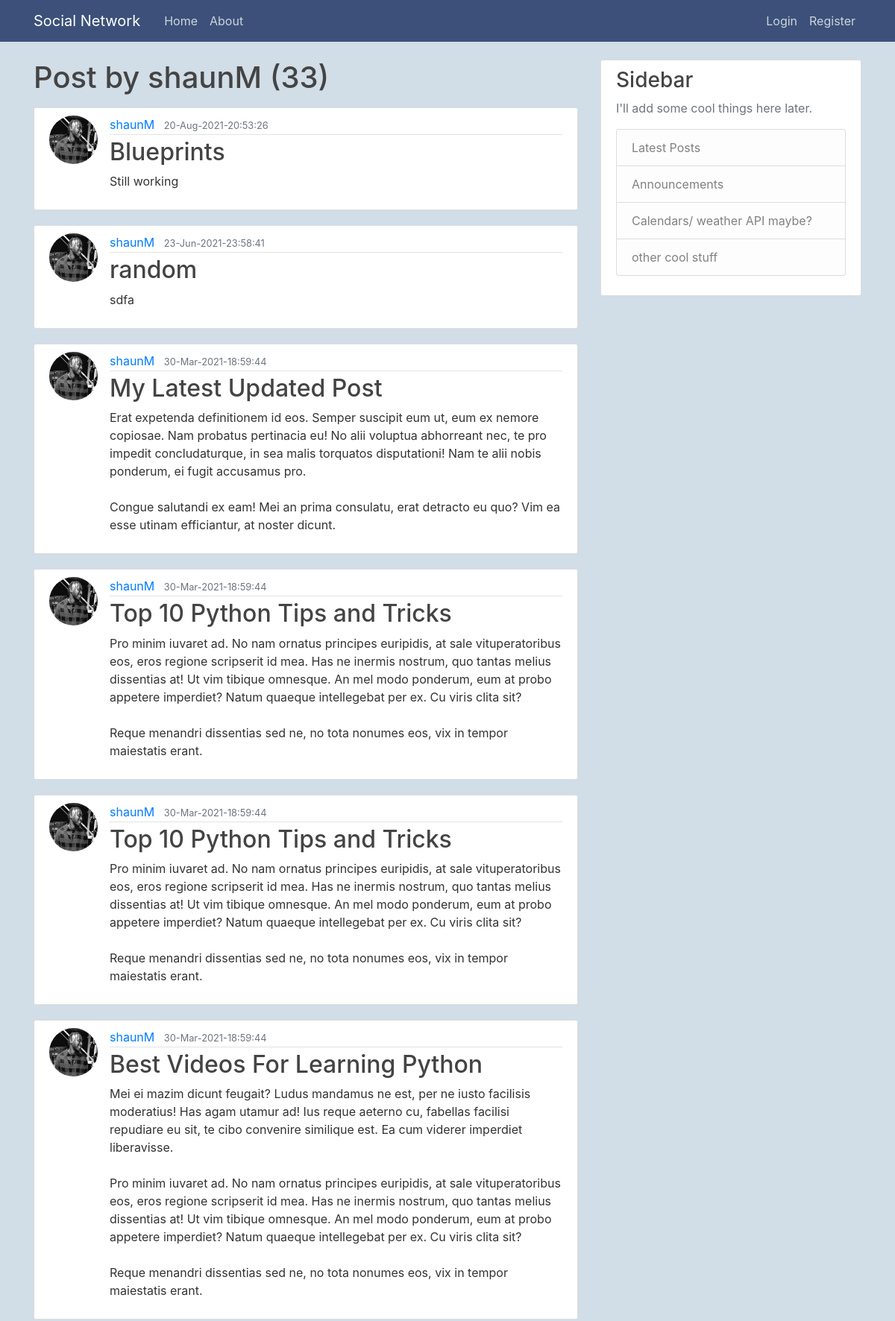
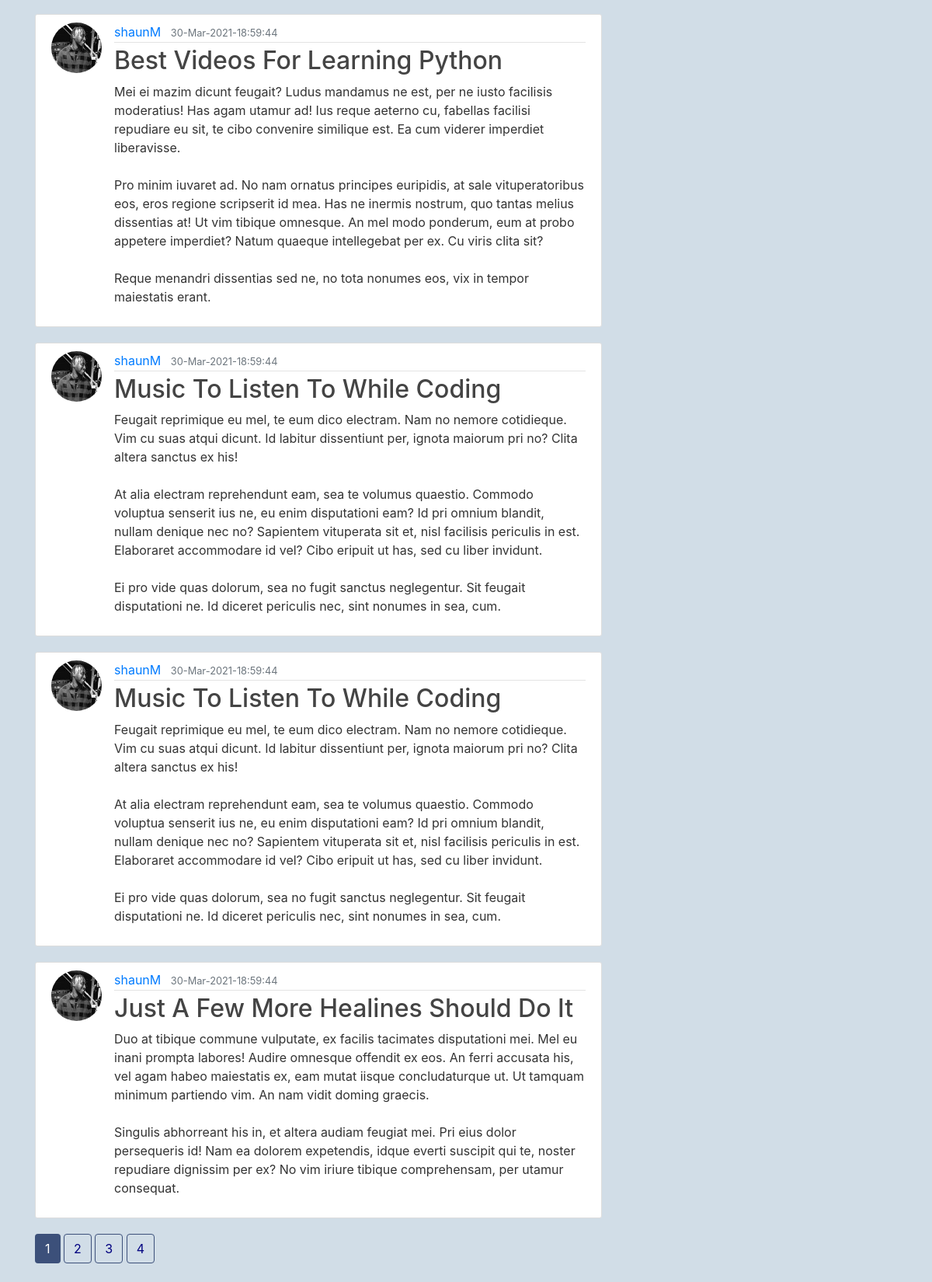
The page /user/shaunM on the database its author committed (2 pictures, top to bottom).
### flaskblog/models.py (models this page shows, shortened)
class User(db.Model, UserMixin): # the table name automatically set to 'user', however this can be chenged
    id = db.Column(db.Integer, primary_key=True)
    username = db.Column(db.String(20), unique=True, nullable=False)
    email = db.Column(db.String(120), unique=True, nullable=False)
    image_file = db.Column(db.String(20), nullable=False, default='default.jpg')
    password = db.Column(db.String(60), nullable=False)
    posts = db.relationship('Post', backref='author', lazy=True) #backref creates 'author' column for every user who creates a posts;

class Post(db.Model):
    id = db.Column(db.Integer, primary_key=True)
    title = db.Column(db.String(100), nullable=False)
    date_posted = db.Column(db.DateTime, nullable=False, default=datetime.utcnow)
    content = db.Column(db.Text, nullable=False)
    user_id = db.Column(db.Integer, db.ForeignKey('user.id'), nullable=False)

### flaskblog/users/routes.py (the view)
@users.route("/user/<string:username>")
def user_posts(username):
    page = request.args.get('page', 1, type=int)
    user = User.query.filter_by(username=username).first_or_404()
    posts = Post.query.filter_by(author=user)\
            .order_by(Post.date_posted.desc())\
            .paginate(page=page, per_page=10)
    return render_template('user_posts.html', posts=posts, user=user)

### flaskblog/templates/user_posts.html
{% extends 'layout.html' %}
{% block content %}
    <h1 class="mb-3">Post by {{user.username}} ({{ posts.total }})</h1>
    {% for post in posts.items %}
        <article class="media content-section">
            <img class="rounded-circle article-img" src="{{ url_for('static', filename='profile-pics/' + post.author.image_file) }}">
            <div class="media-body">
                <div class="article-metadata">
                    <a class="mr-2" href="{{ url_for('users.user_posts', username=post.author.username) }} ">{{ post.author.username }}</a>
                    <small class="text-muted">{{ post.date_posted.strftime('%d-%b-%Y-%X') }}</small>
                </div>
                <h2><a class="article-title" href="{{ url_for('posts.post', post_id=post.id) }}">{{ post.title }}</a></h2>
                <p class="article-content">{{ post.content }}</p>
            </div>
        </article>
    {% endfor %}
    {% for page_num in posts.iter_pages(left_edge=1, right_edge=2, left_current=1, right_current=2) %}
        {% if page_num %}
            {% if posts.page == page_num %}
                <a class="btn btn-outline-info mb-4" style="background-color: #3c507a; border-color: transparent; color: white" href="{{ url_for('users.user_posts', username=user.username, page=page_num) }}">{{ page_num }}</a>
            {% else %}
                <a class="btn btn-info mb-4" style="background-color: #D1DDE7; color: navy; border-color: #3c507a" href="{{ url_for('users.user_posts', username=user.username,  page=page_num) }}">{{ page_num }}</a>
            {% endif %}
        {% else %}
            ...
        {% endif %}
    {% endfor %}
{% endblock content %}

### flaskblog/static/main.css (style rules this page uses)
body { background: #f8f2f2; color: #333333; margin-top: 5rem; }
h1, h2, h3, h4, h5, h6 { color: #444444; }
.content-section { background: #ffffff; padding: 10px 20px; border: 1px solid #dddddd; border-radius: 3px; margin-bottom: 20px; }
.article-title { color: #444444; }
.article-content { white-space: pre-line; }
.article-img { height: 65px; width: 65px; margin-right: 16px; }
.article-metadata { padding-bottom: 1px; margin-bottom: 4px; border-bottom: 1px solid #e3e3e3 }

### rows shown on the page
User: username "shaunM"
Post: image_file (picture), author.username "shaunM", date_posted "20-Aug-2021-20:53:26", title "Blueprints", content "Still working"
Post: image_file (picture), author.username "shaunM", date_posted "23-Jun-2021-23:58:41", title "random", content "sdfa"
Post: image_file (picture), author.username "shaunM", date_posted "30-Mar-2021-18:59:44", title "My Latest Updated Post", content "Erat expetenda definitionem id eos. Semper suscipit eum ut, eum ex nemore copiosae. Nam probatus pertinacia eu! No alii voluptua abhorreant nec, te pro impedit concludaturque, in sea malis torquatos disputationi! Nam te alii nobis ponderum, ei fugit accusamus pro. Congue salutandi ex eam! Mei an prima consulatu, erat detracto eu quo? Vim ea esse utinam efficiantur, at noster dicunt."
Post: image_file (picture), author.username "shaunM", date_posted "30-Mar-2021-18:59:44", title "Top 10 Python Tips and Tricks", content "Pro minim iuvaret ad. No nam ornatus principes euripidis, at sale vituperatoribus eos, eros regione scripserit id mea. Has ne inermis nostrum, quo tantas melius dissentias at! Ut vim tibique omnesque. An mel modo ponderum, eum at probo appetere imperdiet? Natum quaeque intellegebat per ex. Cu viris clita sit? Reque menandri dissentias sed ne, no tota nonumes eos, vix in tempor maiestatis erant."
Post: image_file (picture), author.username "shaunM", date_posted "30-Mar-2021-18:59:44", title "Top 10 Python Tips and Tricks", content "Pro minim iuvaret ad. No nam ornatus principes euripidis, at sale vituperatoribus eos, eros regione scripserit id mea. Has ne inermis nostrum, quo tantas melius dissentias at! Ut vim tibique omnesque. An mel modo ponderum, eum at probo appetere imperdiet? Natum quaeque intellegebat per ex. Cu viris clita sit? Reque menandri dissentias sed ne, no tota nonumes eos, vix in tempor maiestatis erant."
Post: image_file (picture), author.username "shaunM", date_posted "30-Mar-2021-18:59:44", title "Best Videos For Learning Python", content "Mei ei mazim dicunt feugait? Ludus mandamus ne est, per ne iusto facilisis moderatius! Has agam utamur ad! Ius reque aeterno cu, fabellas facilisi repudiare eu sit, te cibo convenire similique est. Ea cum viderer imperdiet liberavisse. Pro minim iuvaret ad. No nam ornatus principes euripidis, at sale vituperatoribus eos, eros regione scripserit id mea. Has ne inermis nostrum, quo tantas melius dissentias at! Ut vim tibique omnesque. An mel modo ponderum, eum at probo appetere imperdiet? Natum quaeque intellegebat per ex. Cu viris clita sit? Reque menandri dissentias sed ne, no tota nonumes eos, vix in tempor maiestatis erant."
Post: image_file (picture), author.username "shaunM", date_posted "30-Mar-2021-18:59:44", title "Best Videos For Learning Python", content "Mei ei mazim dicunt feugait? Ludus mandamus ne est, per ne iusto facilisis moderatius! Has agam utamur ad! Ius reque aeterno cu, fabellas facilisi repudiare eu sit, te cibo convenire similique est. Ea cum viderer imperdiet liberavisse. Pro minim iuvaret ad. No nam ornatus principes euripidis, at sale vituperatoribus eos, eros regione scripserit id mea. Has ne inermis nostrum, quo tantas melius dissentias at! Ut vim tibique omnesque. An mel modo ponderum, eum at probo appetere imperdiet? Natum quaeque intellegebat per ex. Cu viris clita sit? Reque menandri dissentias sed ne, no tota nonumes eos, vix in tempor maiestatis erant."
Post: image_file (picture), author.username "shaunM", date_posted "30-Mar-2021-18:59:44", title "Music To Listen To While Coding", content "Feugait reprimique eu mel, te eum dico electram. Nam no nemore cotidieque. Vim cu suas atqui dicunt. Id labitur dissentiunt per, ignota maiorum pri no? Clita altera sanctus ex his! At alia electram reprehendunt eam, sea te volumus quaestio. Commodo voluptua senserit ius ne, eu enim disputationi eam? Id pri omnium blandit, nullam denique nec no? Sapientem vituperata sit et, nisl facilisis periculis in est. Elaboraret accommodare id vel? Cibo eripuit ut has, sed cu liber invidunt. Ei pro vide quas dolorum, sea no fugit sanctus neglegentur. Sit feugait disputationi ne. Id diceret periculis nec, sint nonumes in sea, cum."
Post: image_file (picture), author.username "shaunM", date_posted "30-Mar-2021-18:59:44", title "Music To Listen To While Coding", content "Feugait reprimique eu mel, te eum dico electram. Nam no nemore cotidieque. Vim cu suas atqui dicunt. Id labitur dissentiunt per, ignota maiorum pri no? Clita altera sanctus ex his! At alia electram reprehendunt eam, sea te volumus quaestio. Commodo voluptua senserit ius ne, eu enim disputationi eam? Id pri omnium blandit, nullam denique nec no? Sapientem vituperata sit et, nisl facilisis periculis in est. Elaboraret accommodare id vel? Cibo eripuit ut has, sed cu liber invidunt. Ei pro vide quas dolorum, sea no fugit sanctus neglegentur. Sit feugait disputationi ne. Id diceret periculis nec, sint nonumes in sea, cum."
Post: image_file (picture), author.username "shaunM", date_posted "30-Mar-2021-18:59:44", title "Just A Few More Healines Should Do It", content "Duo at tibique commune vulputate, ex facilis tacimates disputationi mei. Mel eu inani prompta labores! Audire omnesque offendit ex eos. An ferri accusata his, vel agam habeo maiestatis ex, eam mutat iisque concludaturque ut. Ut tamquam minimum partiendo vim. An nam vidit doming graecis. Singulis abhorreant his in, et altera audiam feugiat mei. Pri eius dolor persequeris id! Nam ea dolorem expetendis, idque everti suscipit qui te, noster repudiare dignissim per ex? No vim iriure tibique comprehensam, per utamur consequat."

### other values the page prints
{{ posts.total }} "33"
{{ page_num }} "1"
{{ page_num }} "2" "3" "4"
